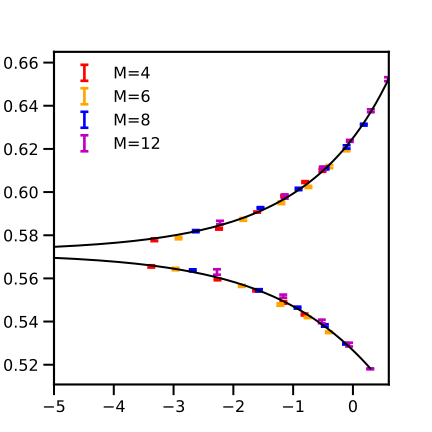

Reproduce this figure in Python.
import os
from re import L
import matplotlib.pyplot as plt
import numpy as np
import pylab as pl
import math as math
import scipy as sp
import random
import numba as nb
from scipy.sparse.linalg import eigsh
import os
from numpy import conj
from math import *
import cmath
import matplotlib.cm as cm
import scipy.sparse
from scipy.sparse import csr_matrix
from scipy.sparse.linalg import eigs, eigsh
import time
from scipy.optimize import curve_fit


current_path = os.getcwd()


M_list = [4,6,8,12]

W_list = [7.95+ii*0.05 for ii in range(12)]
#W_list = [7.0,7.4,7.8,8.0,8.2,8.4,8.6,9.0,9.4]
color_list = ['r','orange','b','m','pink','orange']



fig = plt.figure(figsize=(4.5,4.5))
sub = fig.add_subplot(111)
plt.tick_params(size=8,width=1.5,labelsize = 12)
sub.spines['bottom'].set_linewidth(1.6)
sub.spines['left'].set_linewidth(1.6)
sub.spines['right'].set_linewidth(1.6)
sub.spines['top'].set_linewidth(1.6)


sub.spines['bottom'].set_color('black')
sub.spines['top'].set_color('black')
sub.spines['right'].set_color('black')
sub.spines['left'].set_color('black')

Wc = 8.2508

F_total_list_1 = []
F_total_list_2 = []
Length_total_list_1 = []
Length_total_list_2 = []

def F_x(x, Lambda_c, a,b):  # 或加一个 alpha
    return Lambda_c / (1.0 + a * np.exp(b*x))

for ii in range(len(M_list)):
    M = M_list[ii]
    Length_list = []
    Err_list = []
    F_list = []
    for jj in range(len(W_list)):
        W = W_list[jj]

        L_list = []
        for kk in range(10):
            path = os.path.join(current_path, 'M'+str(M), 'W'+"{:.2f}".format(W),str(kk), 'out')
        
            with open(path, 'r') as file:
                orbital_value = file.readlines()
                file.close()
            for ss in range(len(orbital_value)):
                orbital_value[ss] = orbital_value[ss].split()
            
            for ss in range(len(orbital_value)):
                if(len(orbital_value[ss]) > 0): 
                    if(orbital_value[ss][0] == 'L_list:'):
                        print(orbital_value[ss][1][1:-1])

                        L_list.append(float(orbital_value[ss][1][1:-1]))
        L_list = np.array(L_list)
        mean_value = np.mean(L_list)
        std_value = np.std(L_list)

        Length_list.append(mean_value)
        Err_list.append(std_value)
        F_list.append( np.log((W-Wc)**(1.58)*M)  )

        if(mean_value/M<0.572):
            print(111)
            print(np.log((W-Wc)**(1.58)*M))
            F_total_list_1.append( np.log((W-Wc)**(1.58)*M) )
            Length_total_list_1.append(mean_value/M)
        else:
            print(222)
            F_total_list_2.append( np.log((W-Wc)**(1.58)*M) )
            Length_total_list_2.append(mean_value/M)
    #plt.scatter(1*np.array(F_list) ,np.array(Length_list)/M,'-',color=color_list[ii],linewidth = 1.5,label = 'M='+str(M))

    plt.errorbar(1*np.array(F_list), np.array(Length_list)/M, 
                 yerr=np.array(Err_list)/M/sqrt(10),  # y方向的误差
                 color=color_list[ii], 
                 linestyle='none',
                 capsize=3,      # 误差线端帽长度
                 capthick=2,     # 误差线端帽粗细
                 elinewidth=2,label = 'M='+str(M))   # 误差线粗细
#plt.legend(prop={'size':12})


Lambda_c , a,b= curve_fit(F_x, F_total_list_1, Length_total_list_1)[0]
x4 = np.arange(-10,0.3, 0.01)

y4 = Lambda_c / (1.0 + a * np.exp(b*x4))
print(Lambda_c , a,b)

plt.plot(x4,y4,'k-')


Lambda_c , a,b= curve_fit(F_x, F_total_list_2, Length_total_list_2)[0]
x4 = np.arange(-10,0.7, 0.01)
y4 = Lambda_c / (1.0 + a * np.exp(b*x4))
print(Lambda_c , a,b)

plt.plot(x4,y4,'k-')


plt.xlim([-5,0.6])
leg = plt.legend(frameon=True, prop={'size':12}, loc='upper left')
leg.get_frame().set_edgecolor('none')
leg.get_frame().set_linewidth(0.0)
#plt.ylim([0.0,1.3])
#plt.yticks([1,2,3,4])
plt.savefig('collapse.svg')



